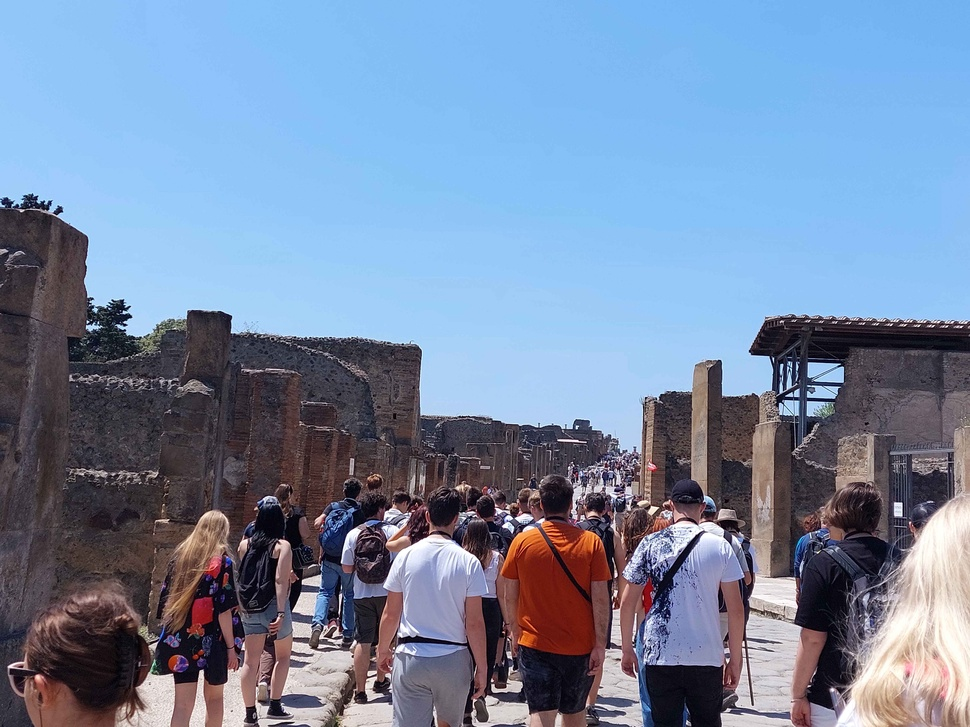
#> input picture PeopleDetection/images/train/0cf6cedc-20220515_130650.jpg, 970 x 727 px, shrunk from 4624 x 3468 before the run
$ python -i preprocessing.py   (imports and definitions only)
#> lines starting #> are read from the running program, lines starting #| are printed output that depends on the picture
import cv2
import numpy as np

def preprocess_image(img):
    #zmanjsanje suma
    img = cv2.GaussianBlur(img, (5, 5), 0)
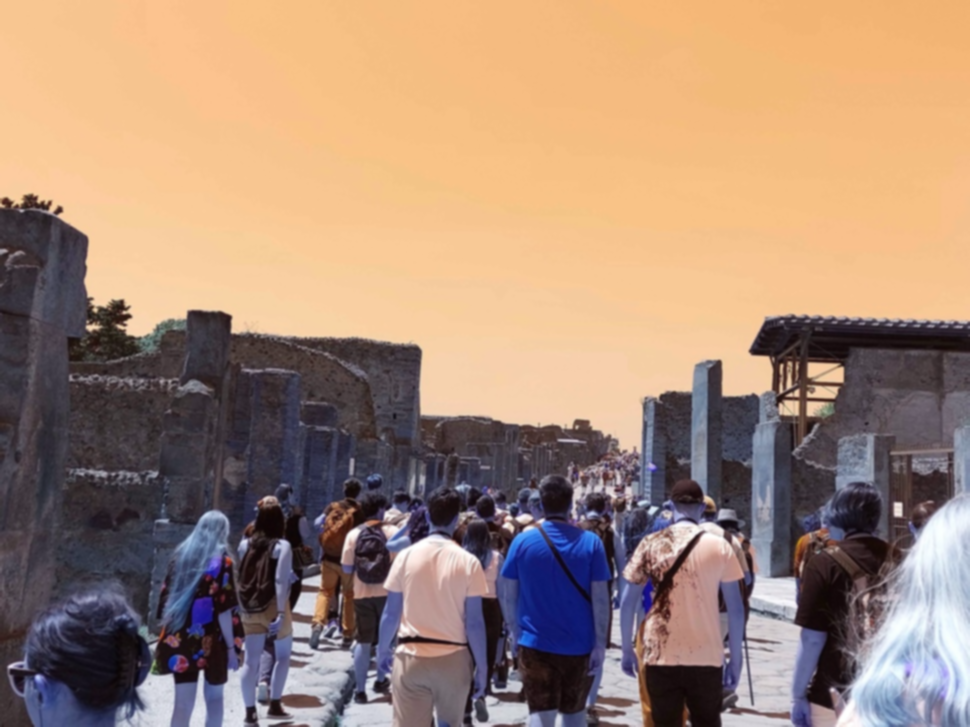
#> img: shape (727, 970, 3); mean of channels 0, 1, 2 118.7, 137.1, 165; drawn as B, G, R

    #boljsi kontrast
    lab = cv2.cvtColor(img, cv2.COLOR_RGB2LAB)
#> lab: shape (727, 970, 3); mean of channels 0, 1, 2 142.3, 129.8, 112.5
    l, a, b = cv2.split(lab)
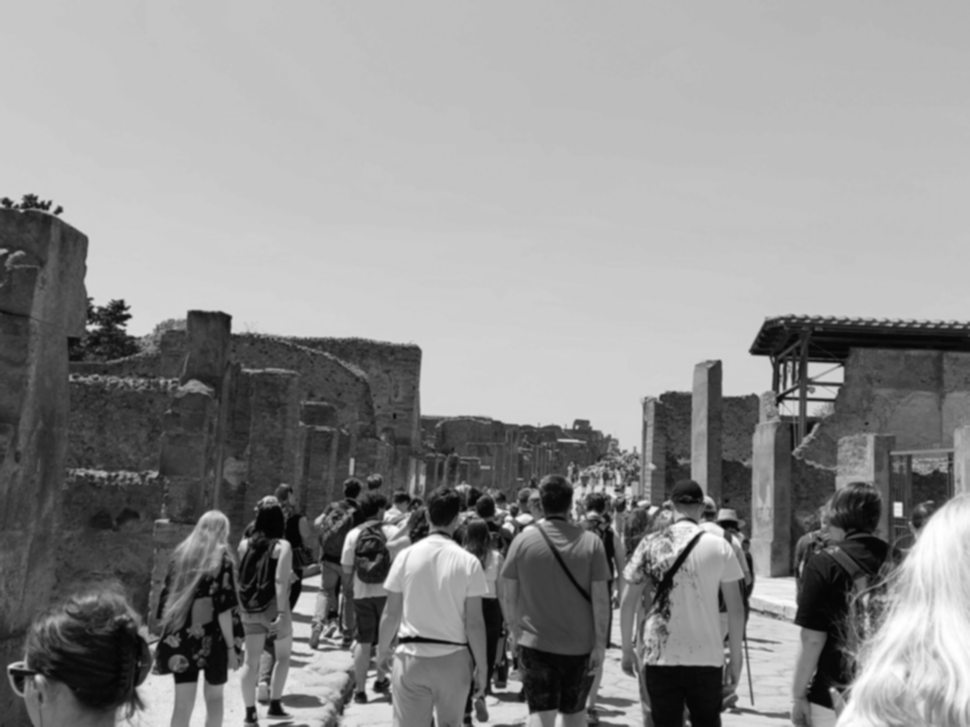
#> l: shape (727, 970); min 3, max 255, mean 142.3
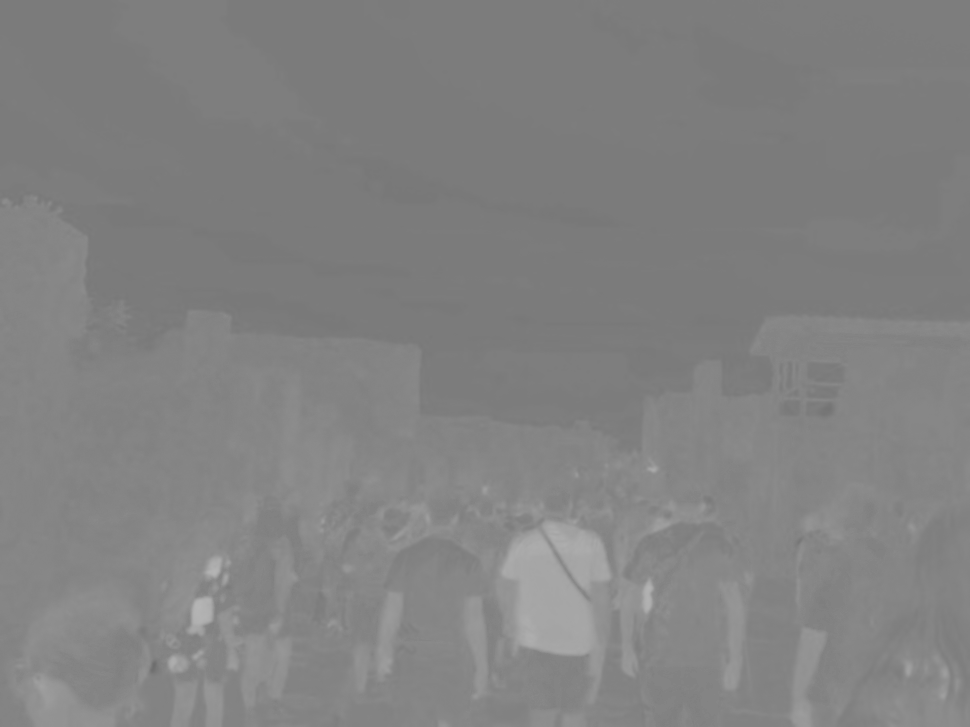
#> a: shape (727, 970); min 110, max 181, mean 129.8
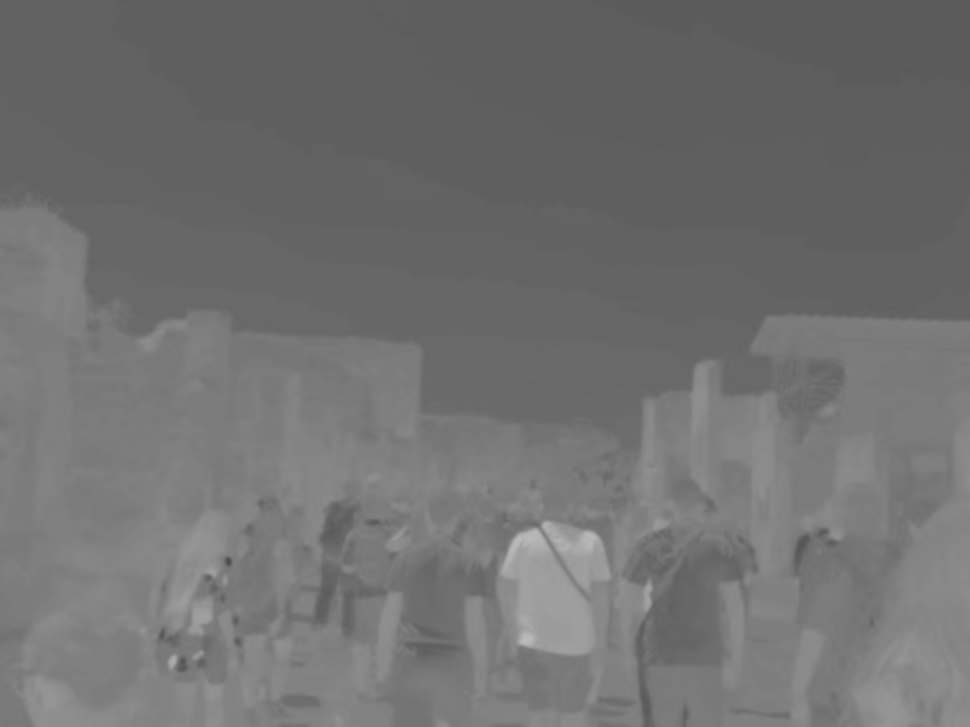
#> b: shape (727, 970); min 72, max 187, mean 112.5

    #Contrast Limited Adaptive Histogram Equalization
    clahe = cv2.createCLAHE(clipLimit=2.0, tileGridSize=(8, 8))
    l = clahe.apply(l)
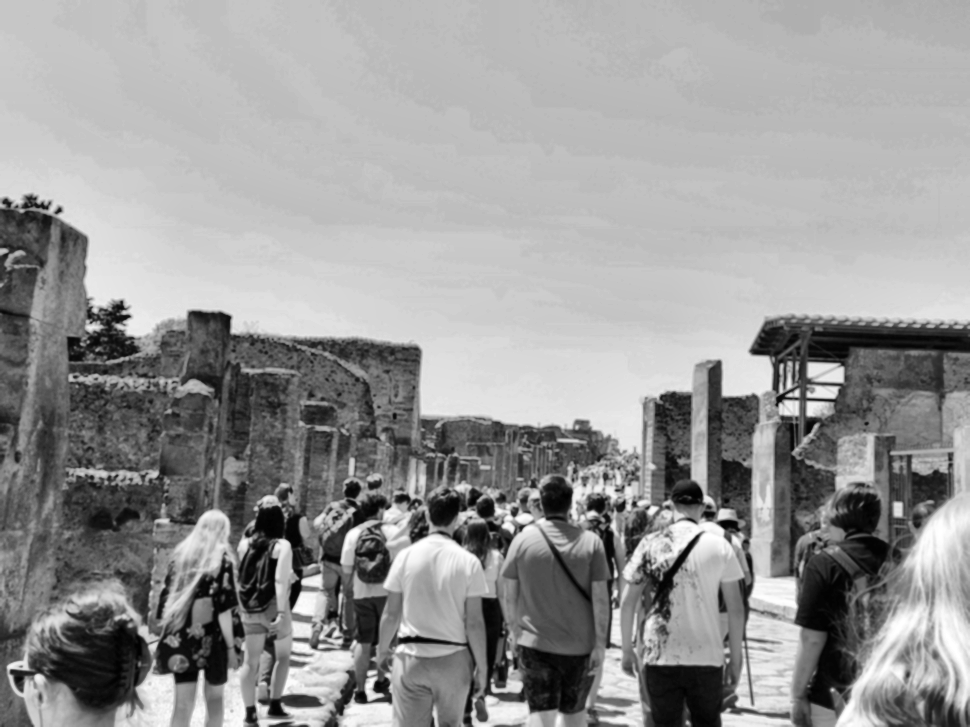
#> l: shape (727, 970); min 0, max 255, mean 151.1

    #merganje kanalov nazaj
    lab = cv2.merge((l, a, b))
#> lab: shape (727, 970, 3); mean of channels 0, 1, 2 151.1, 129.8, 112.5
    img = cv2.cvtColor(lab, cv2.COLOR_LAB2RGB)
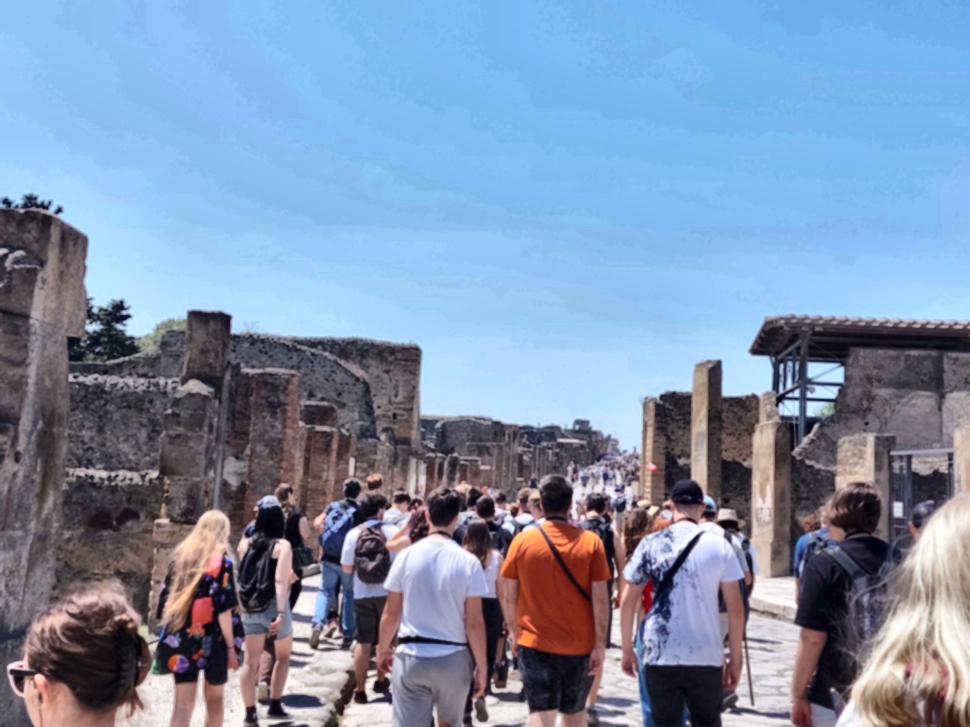
#> img: shape (727, 970, 3); mean R, G, B 127.4, 145.7, 173.1

    return img

>>> import cv2
>>> picture = cv2.cvtColor(cv2.imread('images/train/0cf6cedc-20220515_130650.jpg'), cv2.COLOR_BGR2RGB)
>>> result = preprocess_image(picture)

$ run again, on PeopleDetection/images/train/1b394812-20220515_132905.jpg
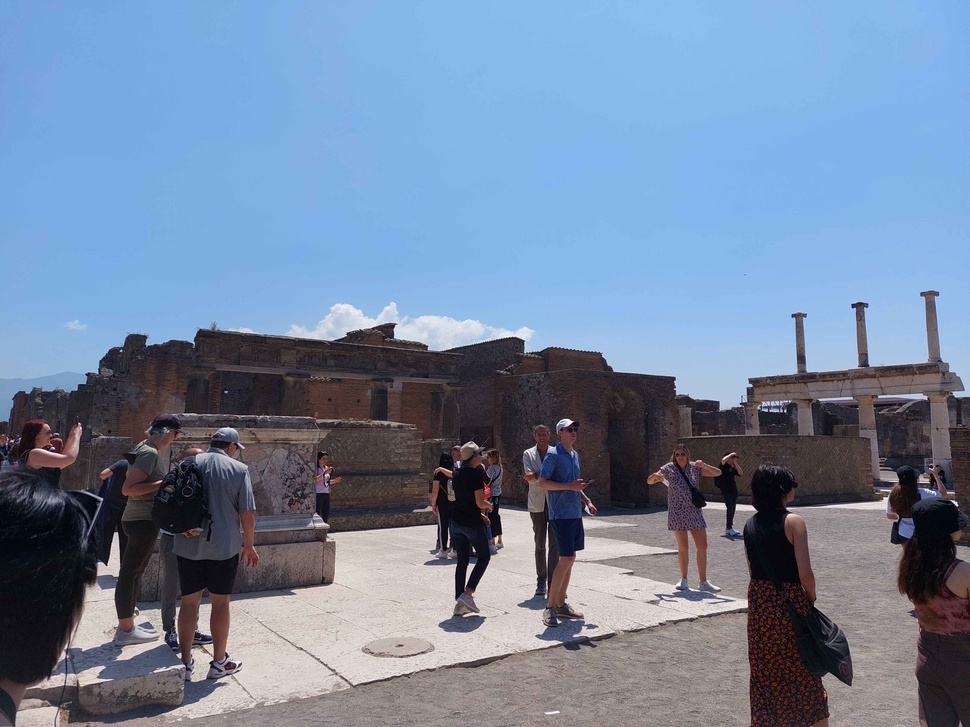
#> input picture PeopleDetection/images/train/1b394812-20220515_132905.jpg, 970 x 727 px, shrunk from 4624 x 3468 before the run
#> in preprocess_image, `l = clahe.apply(l)`:
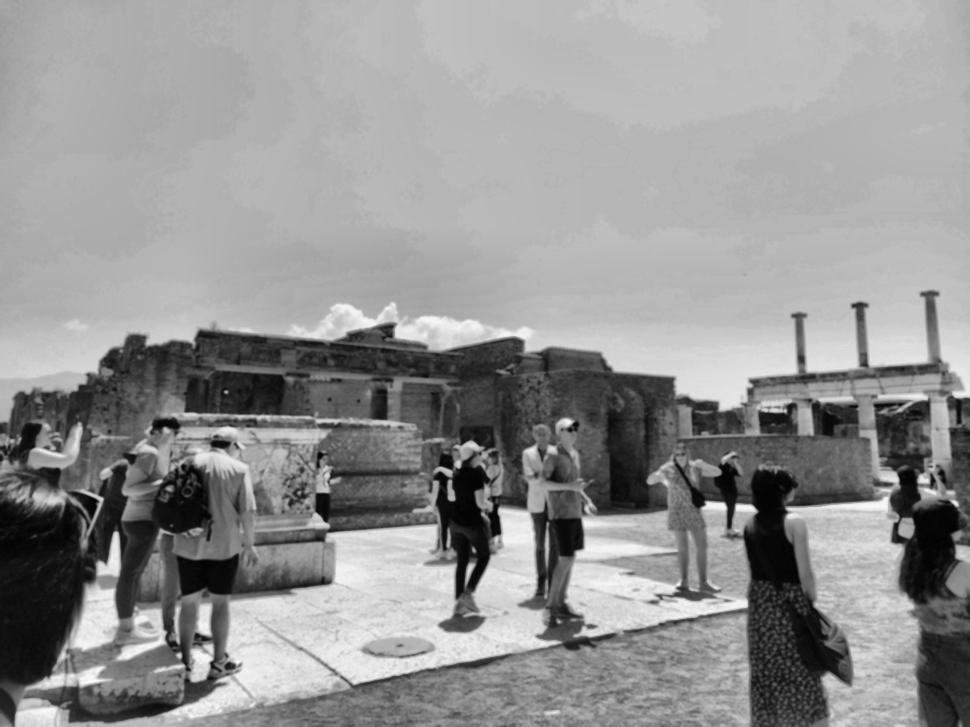
#> l: shape (727, 970); min 1, max 250, mean 146.8
#> in preprocess_image, `img = cv2.cvtColor(lab, cv2.COLOR_LAB2RGB)`:
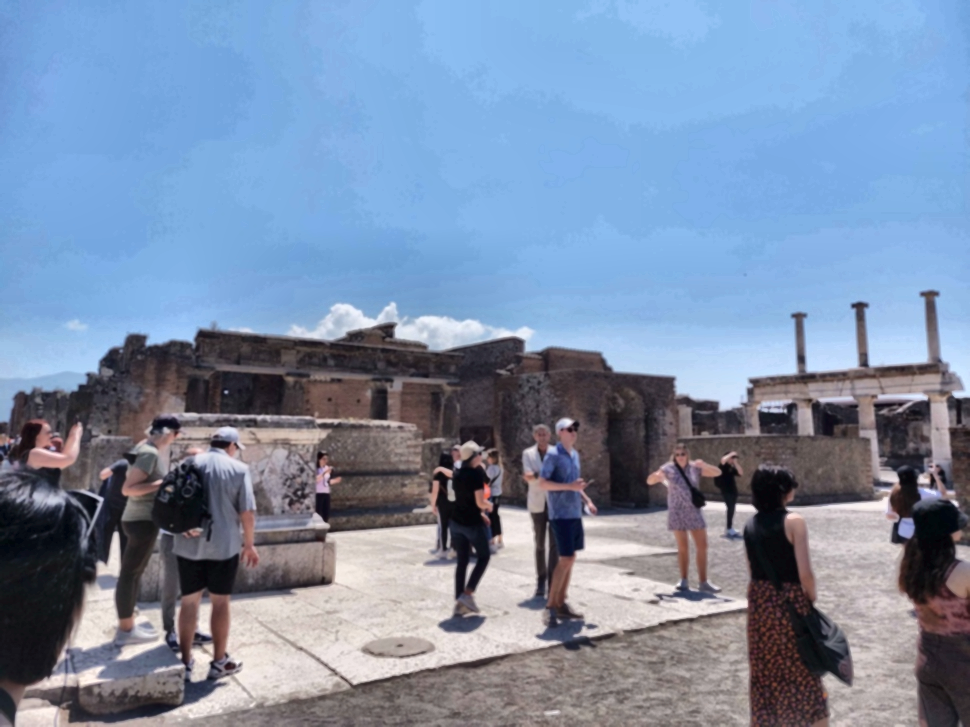
#> img: shape (727, 970, 3); mean R, G, B 123.7, 141.5, 168.3

$ run again, on PeopleDetection/images/train/32edf2c2-Snapchat-1633293499.jpg
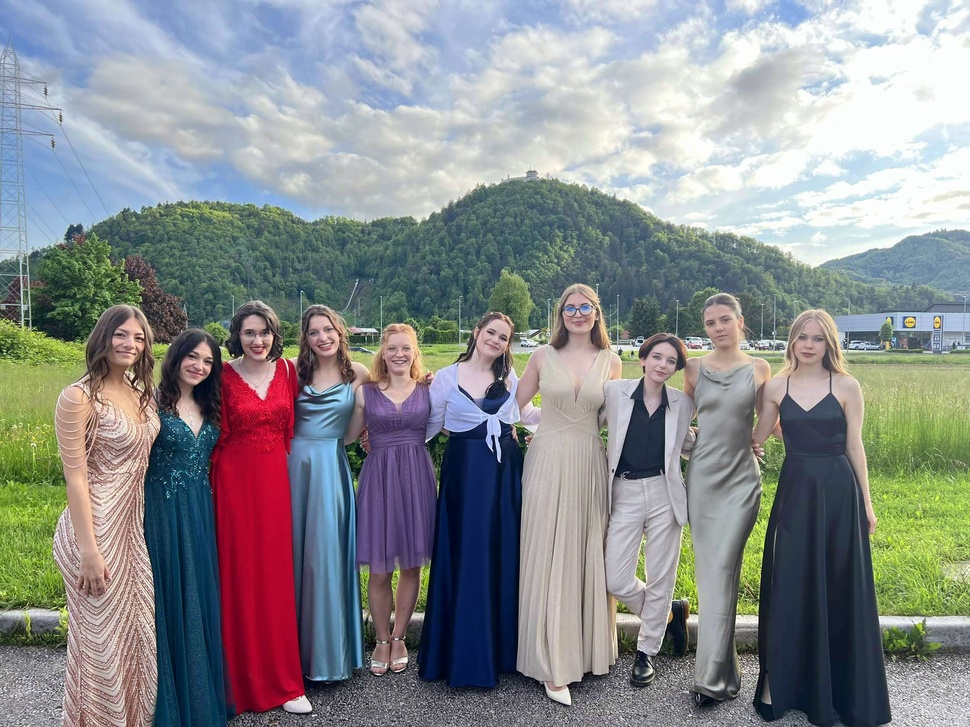
#> input picture PeopleDetection/images/train/32edf2c2-Snapchat-1633293499.jpg, 970 x 727 px, shrunk from 2208 x 1656 before the run
#> in preprocess_image, `l, a, b = cv2.split(lab)`:
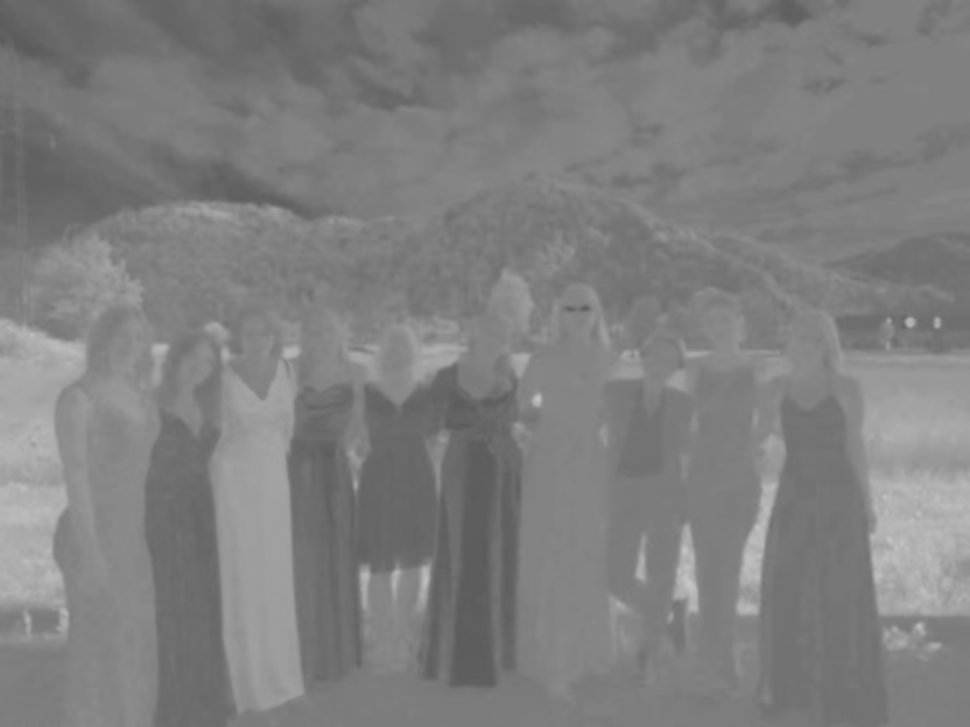
#> b: shape (727, 970); min 91, max 198, mean 127.4
#> in preprocess_image, `img = cv2.cvtColor(lab, cv2.COLOR_LAB2RGB)`:
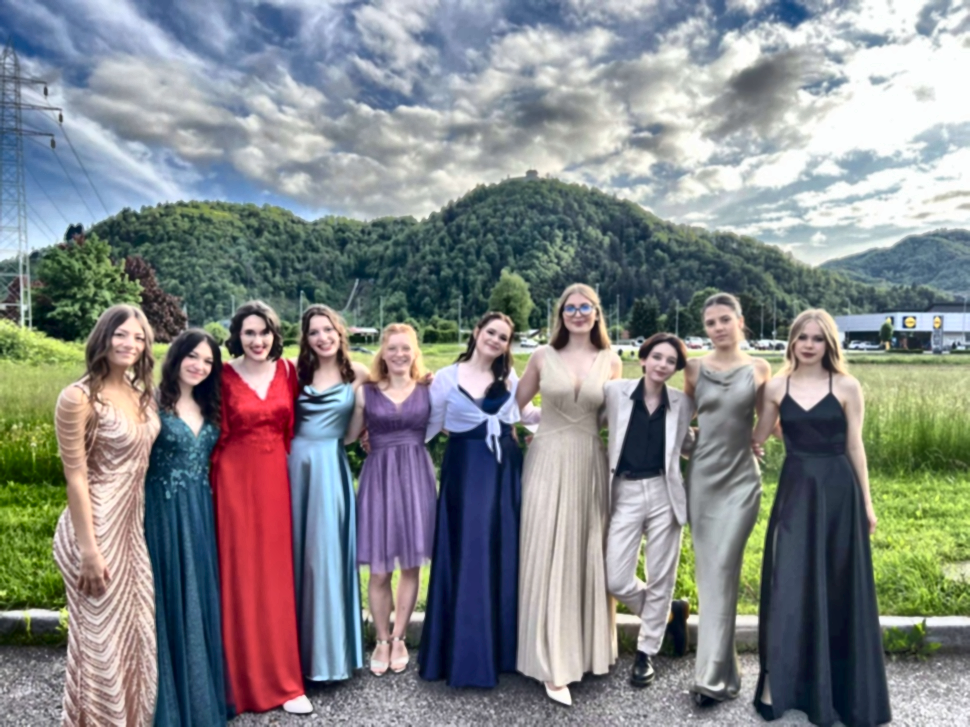
#> img: shape (727, 970, 3); mean R, G, B 132.1, 134.9, 136.1
